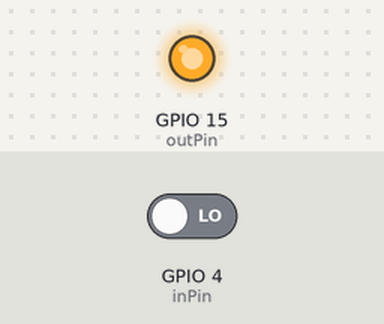
Simulated run of this program. Board: Raspberry Pi (BCM pin numbers). On the bench: output pins drawn as LEDs (lit = HIGH). The test bench sets the inputs (shaded band); at power-on: GPIO 4 (inPin) LOW. What the program prints to the terminal is not drawn.

Above: at 1.2 s.
1.3 s: GPIO 4 (inPin) driven HIGH
At 2.5 s:
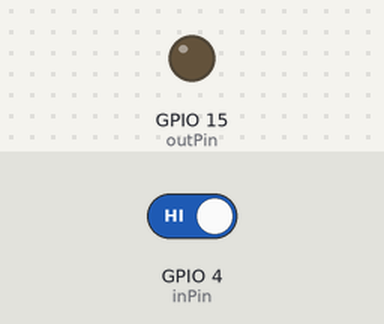
2.8 s: GPIO 4 (inPin) driven LOW
At 3.8 s:
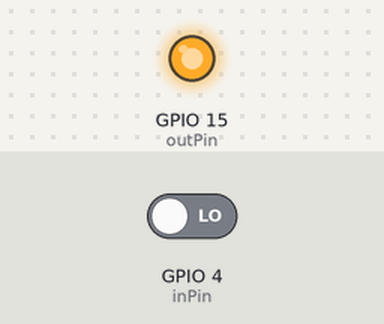
Timing chart, 0 to 5.8 s (numbered marks = the images above; inputs shaded):
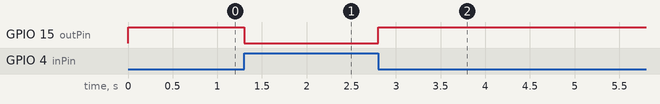

Measured:
- after the input at 1.3 s, GPIO 15 (outPin): HIGH → LOW at once
- after the input at 2.8 s, GPIO 15 (outPin): LOW → HIGH at once

The program:

button_pigpio.py
```python
import pigpio as GPIO
import atexit

pi = GPIO.pi()
inPin = 4
outPin = 15

def cleanup():
   pi.stop()

# MODES=["INPUT", "OUTPUT", "ALT5", "ALT4", "ALT0", "ALT1", "ALT2", "ALT3"]
pi.set_mode(inPin, GPIO.INPUT)
pi.set_mode(outPin, GPIO.OUTPUT)
pi.write(outPin, 0) # Set pin LOW (default)
atexit.register(cleanup)

while True:
    value = pi.read(inPin)
    if value:
        print "Not Pressed"
        pi.write(outPin, 0) # Set pin LOW
    else:
        print "Pressed"
        pi.write(outPin, 1) # Set pin HIGH
```
